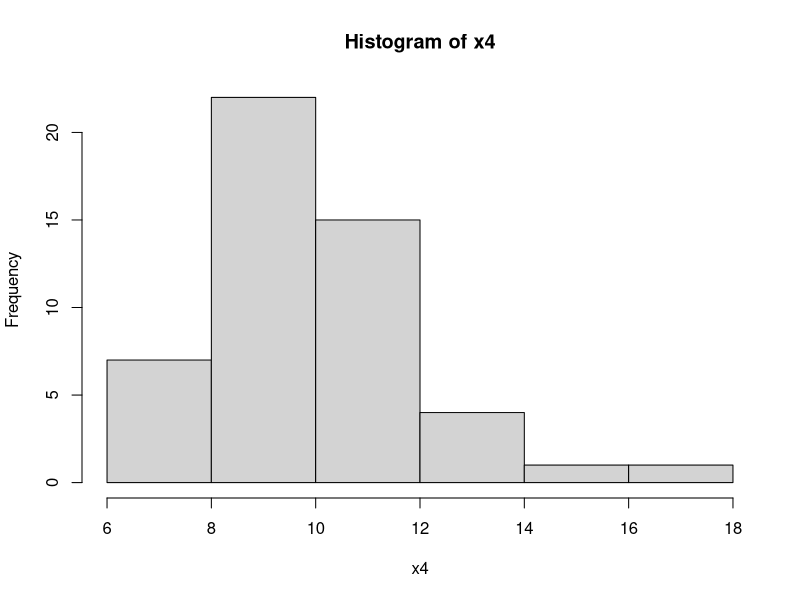

This figure's R source:
#
# day2_script.R
#
# Reed Sorensen
# July 2017
# 
# Overview
#   - Review concepts from day 1
#   - Thinking of R objects as tabs in an Excel file
#   - Make list of topics we want to cover in the course
#   - Continue learning about types of R objects
#   - HOMEWORK FOR TOMORROW:
#        Install the dplyr package
#        Run this command: install.packages("dplyr")
#


#####
# VARIABLES and VECTORS (continued from day 1)...
#   generating numbers with seq, rep, :, sample, rnorm
#   hist -- more about visualizing data later
#     assign hist() output as object, and see what's inside

seq(from = 1, to = 5) # get a sequence of numbers from 1 to 5
1:5                   # same result

seq(from = 2, to = 10, by = 2) # get a sequence of numbers that
                               # starts at 2, ends at 10, and increases by 2

rep(x = 5, times = 10) # take the number 5, and repeated it 10 times
rep(x = 1:5, each = 2) # take the numbers 1, 2, 3, 4 and 5, 
                       #   and repeat each number 2 times

# generate a vector of numbers by randomly sampling from 1, 2, 3, 4 and 5
#   in which a number is "replaced" after it is chosen
sample(1:5, size = 20, replace = TRUE)

# generate random numbers that follow a Normal distribution,
#   and put them into the object 'x4'
x4 <- rnorm(n = 50, mean = 10, sd = 2)
hist(x4)       # view a histogram of the random numbers
dev.off()      # stop displaying the graph


# LOGICAL OPERATORS
#   >, <, <=, >=
#   ==, !=, |, &
#   all, any
#   table

3 < 4        # is 3 less than 4?
3 > 4        # is 3 greater than 4?
3 <= 4       # is 3 less than or equal to 4?
4 >= 4       # is 4 greater than or equal to 4?

3 == 4       # is 3 equal to 4?
3 != 3       # is 3 NOT equal to 4?
3 > 4 | 4 == 4 # is it true that 3 > 4 OR 4 is equal to 4?

# combine logical operators into a vector
x5 <- c(TRUE, 4 < 3, 10 == 10) # same as writing: x5 <- c(TRUE, FALSE, TRUE)

any(x5)       # are any elements in 'x5' TRUE?
all(x5)       # are all elements in 'x5' TRUE?


# check whether an expression is true for each element in a vector
x6 <- 1:6    # create a vector of the numbers 1, 2, 3, 4, 5 and 6
             #   and put the result into 'x6'

x6 >= 5      # return a vector of whether each element of 'x6' is 
             #   greater than or equal to 5

table(x6 >= 5)  # count how many elements of 'x6' are greater than 
                #   or equal to 5, and how many are not


#   -- Challenge: 
#      1. Get R to tell you if it is true that 2 + 2 = 4
#      2. Write an expression that returns FALSE
#      3. Using the table() function, count how many elements of 'x6'
#           are less than or equal to 2
#

  
#####
# INDEXING with []

x7 <- c("a", "b", "c", "d", "e")

# -- indexing by position
x7[2]       # get the value of the element in second position
x7[2:4]     # get the value of the elements in positions 2, 3 and 4
x7[-1]      # get the value of every element except the one in position 1

# -- indexing by vector of TRUE/FALSE
x7[c(FALSE, TRUE, FALSE, TRUE, FALSE)]



# CHARACTER STRINGS
#   print, paste, paste0, substr
#   'stringr' package: https://journal.r-project.org/archive/2010-2/RJournal_2010-2_Wickham.pdf
#   str_c, str_sub, str_split_fixed
#   is.character, as.character, is.numeric, as.numeric
#   factor -- more on this later

x8 <- "Bom dia!"     # create a character object that contains "Bom dia!"

print(x8)    # display the word "Bom dia!"
x8

paste("Hello", "everybody!")  # combine the strings 
paste0("Hello", "everybody!") # the paste0() function does not
                              # automatically include a space

substr(x8, start = 1, stop = 3)


#   -- Challenge:
#      1. Get R to display the word "Hello"
#      2. Put the character string "Hello" into a object called 'txt'
#      3. Use 'txt' and the paste0() function to display the phrase "Hello, world!"
#      4. Check whether 'txt' is a numeric variable
#      5. Check whether 'txt' is a character variable
#      6. Use the substr() function to extract the letters "He" from 'txt'


# GETTING HELP
#   help, help.search, ?, ??, example, 
#   Google.com, StackOverflow, r-project.org
#   Website for searching for a package: https://www.r-pkg.org/
#   
#   -- Challenge:
#      1. Use Google to find an R function that splits 1 string into multiple strings
#      2. Use the help() function to figure out how to use this function
#      3. Use Google to find an R package that can read Stata 13 datasets into R
# 
# 

